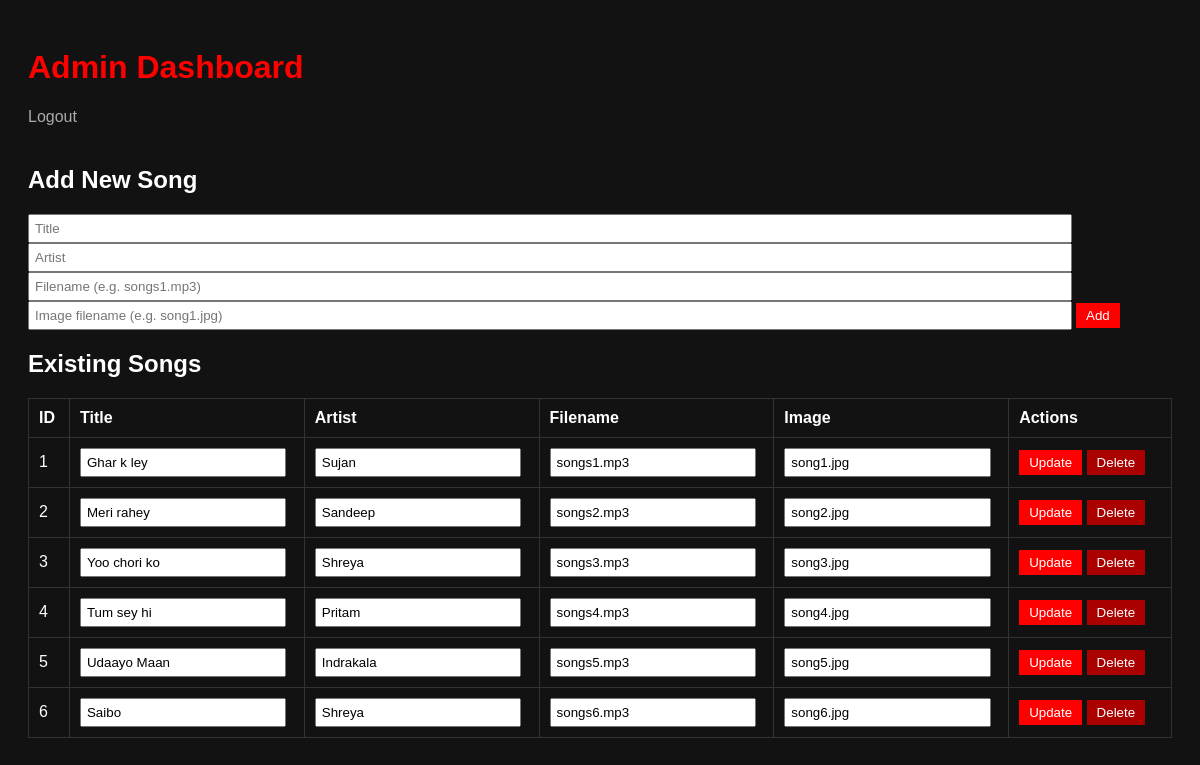
Before: /admin (signed in) with the older database file.
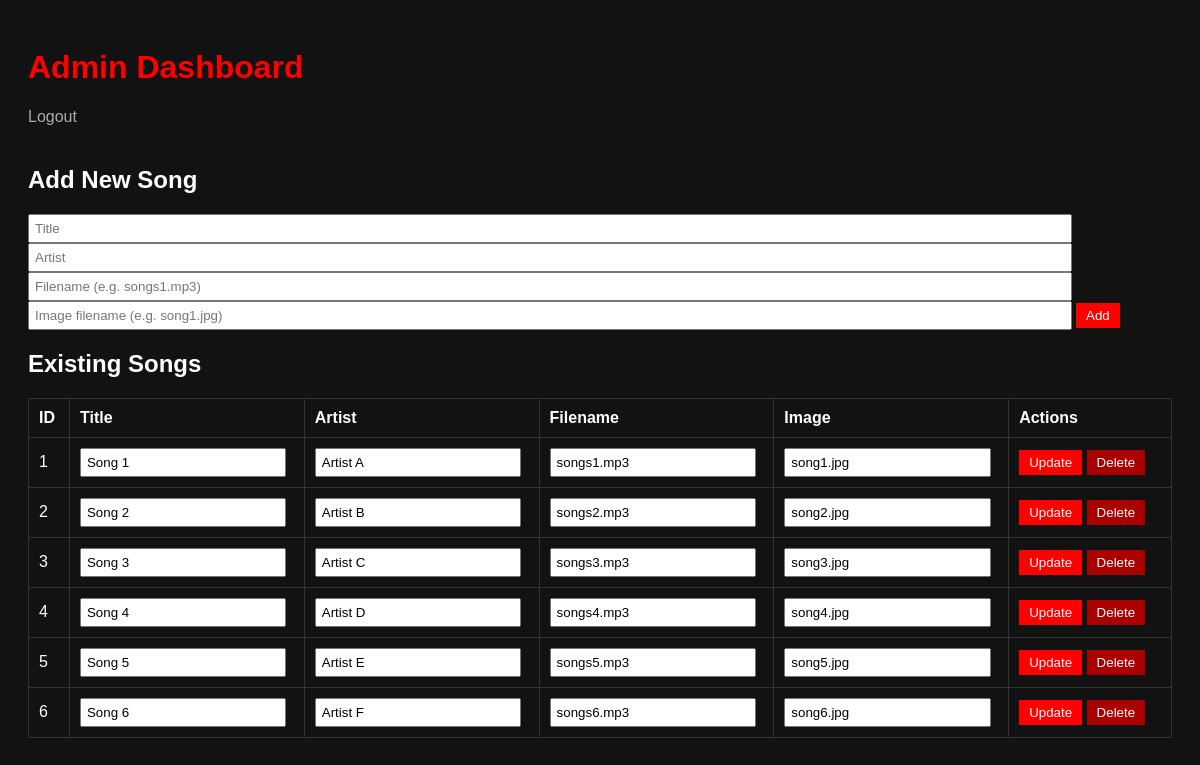
After: the same page with the newer database file.
### tables this page shows
CREATE TABLE songs (
                id INTEGER PRIMARY KEY AUTOINCREMENT,
                title TEXT NOT NULL,
                artist TEXT,
                filename TEXT NOT NULL,
                image TEXT
            );

### app.py (the view)
@app.route('/admin')
@admin_required
def admin_dashboard():
    conn = get_db_connection()
    songs = conn.execute('SELECT * FROM songs').fetchall()
    conn.close()
    return render_template('admin.html', songs=songs)

### app.py (called while the page is built)
def get_db_connection():
    conn = sqlite3.connect(DB)
    conn.row_factory = sqlite3.Row
    return conn

def admin_required(func):
    from functools import wraps
    @wraps(func)
    def wrapper(*args, **kwargs):
        if not session.get('admin_logged_in'):
            return redirect(url_for('admin_login'))
        return func(*args, **kwargs)
    return wrapper

### templates/admin.html (shortened to what this page needs)
<!DOCTYPE html>
<html>
<head>
</head>
<body>
  <h1>Admin Dashboard</h1>
  <a href="{{ url_for('admin_logout') }}" class="logout">Logout</a>
  <h2>Add New Song</h2>
  <form action="{{ url_for('admin_add_song') }}" method="POST">
    <input type="text" name="title" placeholder="Title" required>
    <input type="text" name="artist" placeholder="Artist">
    <input type="text" name="filename" placeholder="Filename (e.g. songs1.mp3)" required>
    <input type="text" name="image" placeholder="Image filename (e.g. song1.jpg)">
    <button type="submit">Add</button>
  </form>
  <h2>Existing Songs</h2>
  <table>
    <tr>
      <th>ID</th><th>Title</th><th>Artist</th><th>Filename</th><th>Image</th><th>Actions</th>
    </tr>
    {% for song in songs %}
    <tr>
      <form action="{{ url_for('admin_edit_song', song_id=song['id']) }}" method="POST" class="inline">
      <td>{{ song['id'] }}</td>
      <td><input type="text" name="title" value="{{ song['title'] }}" required></td>
      <td><input type="text" name="artist" value="{{ song['artist'] }}"></td>
      <td><input type="text" name="filename" value="{{ song['filename'] }}" required></td>
      <td><input type="text" name="image" value="{{ song['image'] }}"></td>
      <td>
        <button type="submit">Update</button>
      </form>
      <form action="{{ url_for('admin_delete_song', song_id=song['id']) }}" method="POST" class="inline" onsubmit="return confirm('Are you sure you want to delete this song?');">
        <button type="submit" style="background:#aa0000;">Delete</button>
      </form>
    </tr>
    {% endfor %}
  </table>
</body>
</html>

### templates/admin.html (style rules this page uses)
body { font-family: Arial, sans-serif; background: #121212; color: #fff; padding: 20px; }
h1 { color: #ff0000; }
table { width: 100%; border-collapse: collapse; margin-bottom: 20px; }
th, td { border: 1px solid #333; padding: 10px; text-align: left; }
input[type=text] { width: 90%; padding: 5px; }
button { padding: 5px 10px; background: #ff0000; border: none; color: #fff; cursor: pointer; }
form.inline { display: inline; }
a { color: #aaa; text-decoration: none; }
.logout { margin-bottom: 20px; display: inline-block; }

Changed rows visible on the page:
changed songs "songs1.mp3": title "Ghar k ley" → "Song 1"; artist "Sujan" → "Artist A"
changed songs "songs2.mp3": title "Meri rahey" → "Song 2"; artist "Sandeep" → "Artist B"
changed songs "songs3.mp3": title "Yoo chori ko" → "Song 3"; artist "Shreya" → "Artist C"
changed songs "songs4.mp3": title "Tum sey hi" → "Song 4"; artist "Pritam" → "Artist D"
changed songs "songs5.mp3": title "Udaayo Maan" → "Song 5"; artist "Indrakala" → "Artist E"
changed songs "songs6.mp3": title "Saibo" → "Song 6"; artist "Shreya" → "Artist F"
